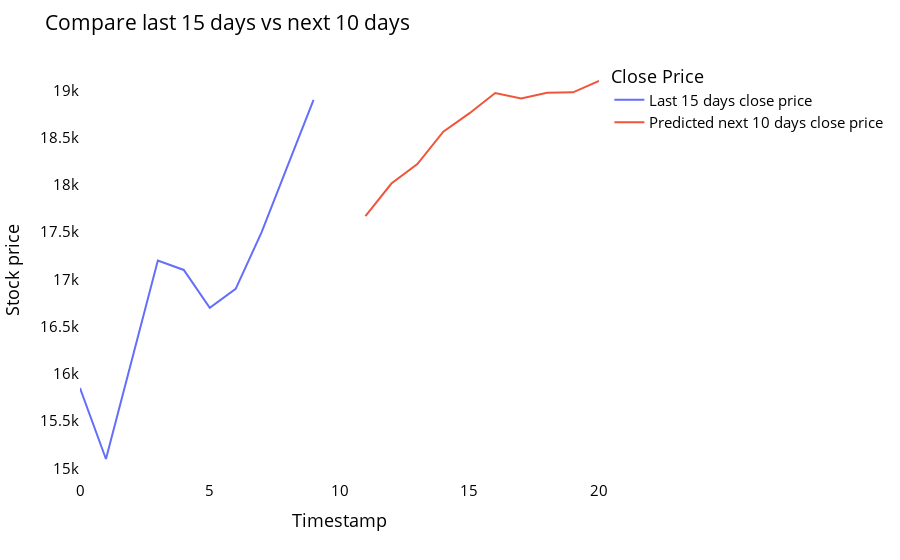

Here is the notebook cell this chart was saved with:
### Code cell
import copy

temp_mat = np.empty((len(last_days)+pred_days+1,1))
temp_mat[:] = np.nan
temp_mat = temp_mat.reshape(1,-1).tolist()[0]

last_original_days_value = copy.deepcopy(temp_mat)
next_predicted_days_value = copy.deepcopy(temp_mat)

last_original_days_value[0:time_step+1] = scaler.inverse_transform(closedf[len(closedf)-time_step:]).reshape(1,-1).tolist()[0]
next_predicted_days_value[time_step+1:] = scaler.inverse_transform(np.array(lst_output).reshape(-1,1)).reshape(1,-1).tolist()[0]
last_original_days_value.append(None)
names = cycle(['Last 15 days close price','Predicted next 10 days close price'])

new_pred_plot = pd.DataFrame({
    'last_original_days_value':last_original_days_value,
    'next_predicted_days_value':next_predicted_days_value
})

fig = px.line(new_pred_plot,x=new_pred_plot.index, y=[new_pred_plot['last_original_days_value'],
                                                      new_pred_plot['next_predicted_days_value']],
              labels={'value': 'Stock price','index': 'Timestamp'})
fig.update_layout(title_text='Compare last 15 days vs next 10 days',
                  plot_bgcolor='white', font_size=15, font_color='black',legend_title_text='Close Price')
fig.for_each_trace(lambda t:  t.update(name = next(names)))

fig.update_xaxes(showgrid=False)
fig.update_yaxes(showgrid=False)
fig.show()

### Figure 1 — Plotly figure (JSON) as saved in the notebook; plotly's stock layout.template omitted (floating-point values rounded to 4 significant figures)
{"data": [{"hovertemplate": "variable=last_original_days_value<br>Timestamp=%{x}<br>Stock price=%{y}<extra></extra>", "legendgroup": "last_original_days_value", "line": {"color": "#636efa", "dash": "solid"}, "marker": {"symbol": "circle"}, "mode": "lines", "name": "Last 15 days close price", "orientation": "v", "showlegend": true, "type": "scatter", "x": [0, 1, 2, 3, 4, 5, 6, 7, 8, 9, 10, 11, 12, 13, 14, 15, 16, 17, 18, 19, 20], "xaxis": "x", "y": [15850, 15100.0, 16150.0, 17200, 17100, 16700, 16900, 17500, 18200, 18900, null, null, null, null, null, null, null, null, null, null, null], "yaxis": "y"}, {"hovertemplate": "variable=next_predicted_days_value<br>Timestamp=%{x}<br>Stock price=%{y}<extra></extra>", "legendgroup": "next_predicted_days_value", "line": {"color": "#EF553B", "dash": "solid"}, "marker": {"symbol": "circle"}, "mode": "lines", "name": "Predicted next 10 days close price", "orientation": "v", "showlegend": true, "type": "scatter", "x": [0, 1, 2, 3, 4, 5, 6, 7, 8, 9, 10, 11, 12, 13, 14, 15, 16, 17, 18, 19, 20], "xaxis": "x", "y": [null, null, null, null, null, null, null, null, null, null, null, 17670.0, 18010.0, 18220.0, 18560.0, 18760.0, 18970.0, 18910.0, 18970.0, 18980.0, 19100.0], "yaxis": "y"}], "layout": {"font": {"color": "black", "size": 15}, "legend": {"title": {"text": "Close Price"}, "tracegroupgap": 0}, "margin": {"t": 60}, "plot_bgcolor": "white", "title": {"text": "Compare last 15 days vs next 10 days"}, "xaxis": {"anchor": "y", "domain": [0, 1], "showgrid": false, "title": {"text": "Timestamp"}}, "yaxis": {"anchor": "x", "domain": [0, 1], "showgrid": false, "title": {"text": "Stock price"}}}}
